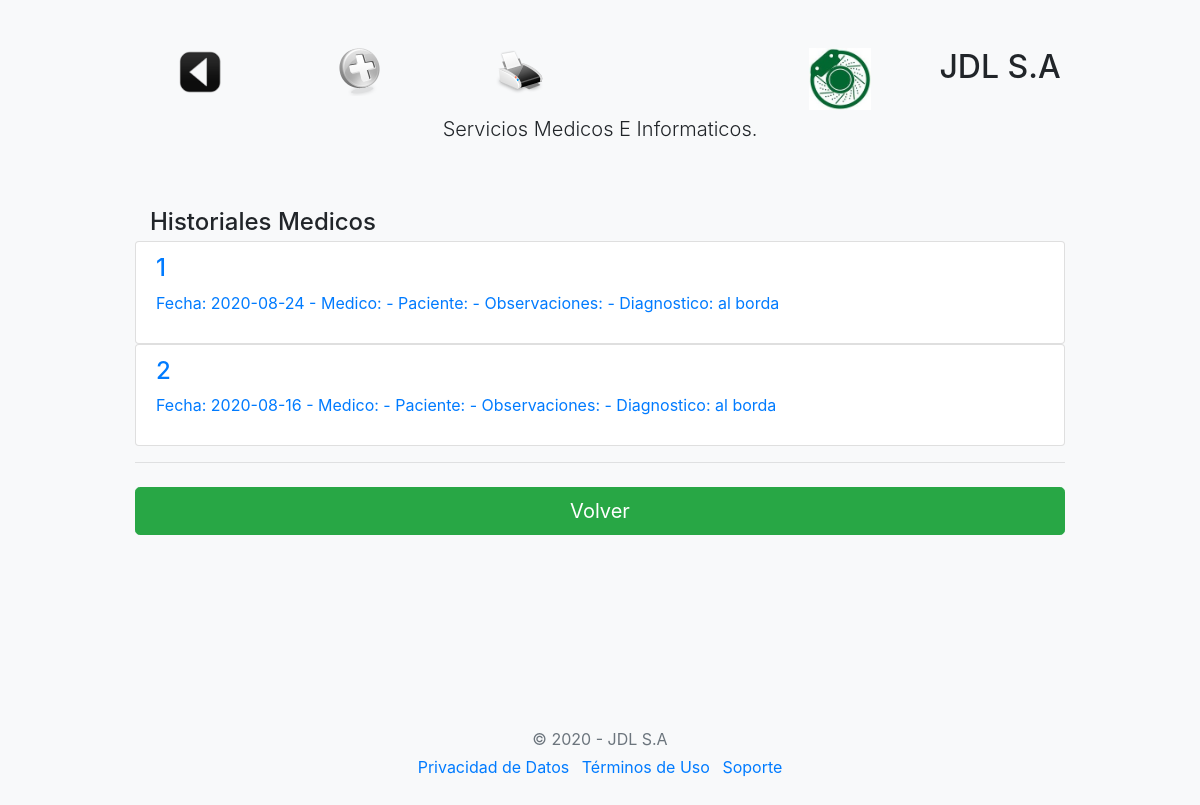
The page /historiales/index.php on the database as committed earlier.
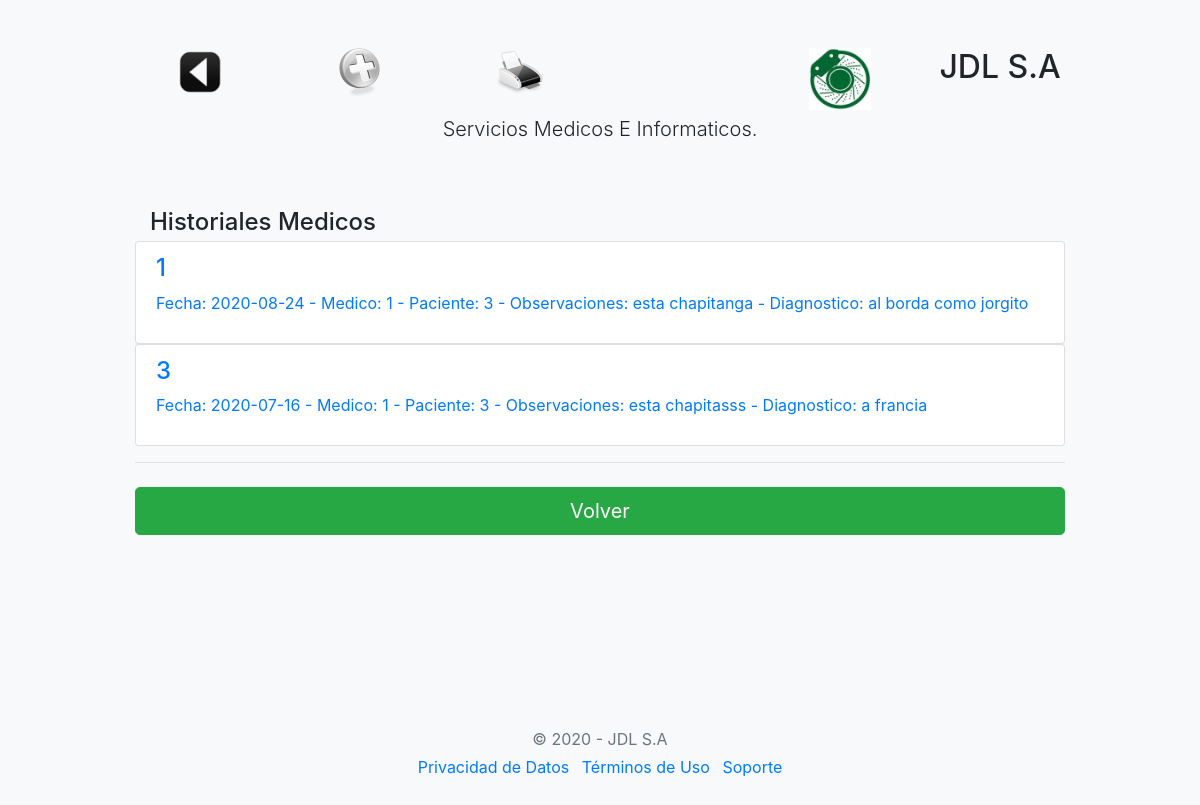
The same page on the database as committed later.
### tables this page shows
CREATE TABLE `historiales` (
  `id_historial` int(8) NOT NULL,
  `fecha_historial` date DEFAULT NULL,
  `clinico_historial` varchar(50) DEFAULT NULL,
  `paciente_historial` varchar(50) DEFAULT NULL,
  `observacion_historial` varchar(200) DEFAULT NULL,
  `diagnostico_historial` varchar(200) DEFAULT NULL
);

### historiales/index.php (the view, shortened to what this page needs)
<!doctype html>
<html>
  <head>
	 <link rel="stylesheet" href="https://stackpath.bootstrapcdn.com/bootstrap/4.5.0/css/bootstrap.min.css">
  </head>
    <link href="form-validation.css" rel="stylesheet">
  </head>
  <body class="bg-light">
    <div class="container">
  <div class="py-5 text-center">
  <div class="row">
    <div class="col-sm-2"><h2>
		<img border="0" src="../img/atras.png" width="48" height="48" title="Volver al menú"
		onclick=location.href='../panel/'; onKeyPress=location.href='../panel/'; style='cursor:pointer';/>
	</h2>
	</div>
    <div class="col-sm-2"><h2>
		<img border="0" src="../img/nuevo.png" width="48" height="48" title="Ingresar Asignacion"
		onclick=location.href='historiales.php'; onKeyPress=location.href='historiales.php';
		style='cursor:pointer';>
	</h2></div>
	<div class="col-sm-2"><h2>
		<img border="0" src="../img/imprimir.png" width="48" height="48" title="Impresión"
		onclick=location.href='listado.php'; onKeyPress=location.href='listado.php';
		style='cursor:pointer';>
	</h2></div>
    <div class="col-sm-2"><h2></h2></div>
  <div class="col-sm-2"><img class="d-block mx-auto mb-1" src="../img/disc.jpg" alt="" width="62" height="62"></div>
  <div class="col-sm-2"><h2>JDL S.A</h2></div>
</div>
    <p class="lead">Servicios Medicos E Informaticos.</p>
  </div>
    <div class="col-md-12 order-md-1">
      <h4 class="mb-1">Historiales Medicos</h4>
	</div>
<?php
   require "../conexion.php";
    $sql = "SELECT * from historiales order by id_historial";
	$query = $mysqli->query($sql);
	while($resultado = $query->fetch_assoc()) {
        $historiales[] = $resultado;
    }
?>
        <div class="list-group">
			<?php
				$long = count($historiales);
				for($i=0; $i< $long; $i++){
				?>
		<div class="list-group">
				<a 	<?php echo "href=modifica.php?id_historial=".$historiales[$i]['id_historial'];?>
						 class="list-group-item">
				<h4 class="list-group-item-heading"> <?php echo $historiales[$i]['id_historial'] ."";?> </h4>
				<p class="list-group-item-text"><?php 	echo "Fecha: " . $historiales[$i]['fecha_historial'] ." - Medico: ";
                            echo $historiales[$i]['clinico_historial'] ." - Paciente: ";
                            echo $historiales[$i]['paciente_historial'] ." - Observaciones: ";
                            echo $historiales[$i]['observacion_historial'] ." - Diagnostico: ";
                            echo $historiales[$i]['diagnostico_historial'] ."";
														?></p>
				</a>	</div>
	<?php  } ?>
		</div>
        <a href="../panel/">	 <hr class="mb-4">
        <button class="btn btn-success btn-lg btn-block" type="submit">Volver</button>
  <footer class="my-5 pt-5 text-muted text-center text-small"></a>
    </div>
  <footer class="my-5 pt-5 text-muted text-center text-small">
    <p class="mb-1">&copy; 2020 - JDL S.A</p>
   <ul class="list-inline">
      <li class="list-inline-item"><a href="#">Privacidad de Datos</a></li>
      <li class="list-inline-item"><a href="#">Términos de Uso</a></li>
      <li class="list-inline-item"><a href="#">Soporte</a></li>
    </ul>
  </footer>
</body>
</html>

### js/form-validation.css (style rules this page uses)
.container { max-width: 960px; }

Rows that differ between the two databases and show on the page:
removed historiales: id_historial "2", fecha_historial "2020-08-16", diagnostico_historial "al borda"
changed historiales id 1: clinico_historial (not shown) → "1"; paciente_historial (not shown) → "3"; observacion_historial (not shown) → "esta chapitanga"; diagnostico_historial "al borda" → "al borda como jorgito"
added historiales: id_historial "3", fecha_historial "2020-07-16", clinico_historial "1", paciente_historial "3", observacion_historial "esta chapitasss", diagnostico_historial "a francia"
